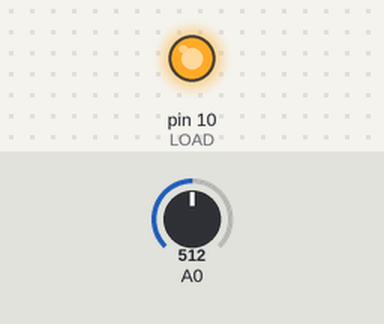
Recording of a sketch running on a simulated Arduino Uno, built with avr-gcc and run on an emulated ATmega328P. Shown: output pins drawn as LEDs (lit = HIGH). Inputs (shaded band) come from the test bench; at power-on: A0 = 512. Pins used as bus, display or sensor lines are not drawn; what the sketch prints to the serial monitor is not drawn.

Above: at 0.9 s.
1.0 s: A0 set to 616
2.5 s: A0 set to 617
Timing chart, 0 to 5.5 s (numbered marks = the images above; inputs shaded):
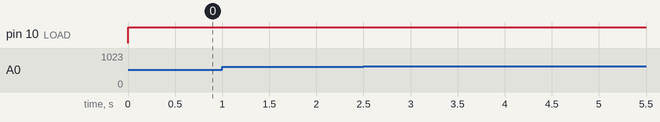

The sketch:

THREE_PORT.ino
```cpp
// /////////////////////////////////////////////////////////////
/*
 *
ARDUINO TRANSITOR CURVE TRACER "TANACHAI"
https://www.changpuak.ch/electronics/Arduino-Shield-TANACHAI.php
Software Version 1.0, USED FOR BC141-16
09.05.2016, Alexander C. Frank

*/
// /////////////////////////////////////////////////////////////

// GLOBAL LIMITS BY DESIGN
// = GainDAC * GainOpamp * Reference, Millivolt
const unsigned int MaxVoltA = 27034 ;
const unsigned int MaxVoltB = 27034 ;
unsigned int Voltage ;
unsigned int Current ;

unsigned int StartIB = 650;     //  0 uA * 27 kR + 0.65V = 0.65V = 650 mV
unsigned int StopIB = 14150;    // 500 uA * 27 kR + 0.65V = 2V = 2'000 mV
unsigned int StepIB = 3375;     // 3.375 V / 27 kR = 125 uA

unsigned int StartUC = 0;
unsigned int StopUC = 10000;    // 10'000 mV = 10V
unsigned int StepUC = 100;      // 100 mV

float MaxPower = 2000 ;         // mW
float Power ;
float aux;
float I ;
// DAC PINs
int CS = 11;
int SCLK = 12;
int SDAT = 13;
int LOAD = 10;

// /////////////////////////////////////////////////////////////

void Info() {
  Serial.println("\nARDUINO TRANSISTOR CURVE TRACER 'TANACHAI'");
  Serial.println("V3.0, (UNO + SPREADSHEET) 24.05.2016, BY CHANGPUAK.CH");
  Serial.println("FOR THREE PORT DEVICES LIKE NPNs, ...");
}

// /////////////////////////////////////////////////////////////

void SET_DAC_A(unsigned int VoltageA) {
  unsigned int pointer = 0x8000;
  if (VoltageA > MaxVoltA) VoltageA = MaxVoltA;
  // NO NEED TO CHANGE LINE BELOW, AS DAC's WITH LESS BITS IGNORE THE LSB's
  unsigned int DACA = (int)( VoltageA * pow(2, 12) / MaxVoltA );
  DACA |= 0x1000;   // GAIN = 2, DON'T SLEEP, Write to DACA
  digitalWrite(CS, LOW);
  for (int i=0; i < 16; i++) {
    if ((DACA & pointer) > 0)
      { digitalWrite(SDAT, HIGH); }
        else { digitalWrite(SDAT, LOW); }
    digitalWrite(SCLK, HIGH);
    digitalWrite(SCLK, LOW);
    pointer = pointer >> 1;
  }
  digitalWrite(CS, HIGH);
  digitalWrite(LOAD, LOW);
  digitalWrite(LOAD, HIGH);
}

// /////////////////////////////////////////////////////////////

void SET_DAC_B(unsigned int VoltageB) {
  unsigned int pointer = 0x8000;
  if (VoltageB > MaxVoltB) VoltageB = MaxVoltB;
  // NO NEED TO CHANGE LINE BELOW, AS DAC's WITH LESS BITS IGNORE THE LSB's
  unsigned int DACB = (int)( VoltageB * pow(2, 12) / MaxVoltB );
  DACB |= 0x9000 ;   // GAIN = 2, DON'T SLEEP, Write to DACB
  digitalWrite(CS, LOW);
  for (int i=0; i < 16; i++) {
    if ((DACB & pointer) > 0)
      { digitalWrite(SDAT, HIGH); }
        else { digitalWrite(SDAT, LOW); }
    digitalWrite(SCLK, HIGH);
    digitalWrite(SCLK, LOW);
    pointer = pointer >> 1;
  }
  digitalWrite(CS, HIGH);
  digitalWrite(LOAD, LOW);
  digitalWrite(LOAD, HIGH);
}

// /////////////////////////////////////////////////////////////

void setup() {
  Serial.begin(9600);
  pinMode(CS, OUTPUT);
  pinMode(SDAT, OUTPUT);
  pinMode(SCLK, OUTPUT);
  pinMode(LOAD, OUTPUT);
  digitalWrite(CS, HIGH);
  digitalWrite(SDAT, LOW);
  digitalWrite(SCLK, LOW);
  digitalWrite(LOAD, HIGH);

  // RUN THE SWEEP ONCE
  Info();
  // TITLE

  Serial.println("VOLT, ICE@IB=...\n");

for (unsigned int j = StartUC; j <= StopUC; j += StepUC){

      SET_DAC_A(j) ;
      aux = j * 0.001 ;
      Serial.print(aux,3);
      Serial.print(",");

      for (unsigned int i = StartIB; i <= StopIB; i += StepIB){
        SET_DAC_B(i) ;
        delay(5);
        Current = 0;

        for (int k=0; k<64; k++) {
          Current = Current + analogRead(A0);
          delay(1);
        }

        aux = 5000.0 * Current / ( 64.0 * 1024.0 * 48.0 );
        Serial.print(aux,3);
        Serial.print(",");
        // OVERLOAD PROTECTION, POWER SUPPLY DELIVERS 33 V
        Power = (float)(33000 - j) * aux * 0.001 ;
        // Serial.print(" , ");Serial.println(Power);
        if (Power > MaxPower) break ;
      }
      Serial.print("\n");

}
SET_DAC_A(0) ;
SET_DAC_B(0) ;

}

// /////////////////////////////////////////////////////////////

void loop() {

  // MACH MAL PAUSE :-)

}
// /////////////////////////////////////////////////////////////
// END OF FILE.
// /////////////////////////////////////////////////////////////
```
